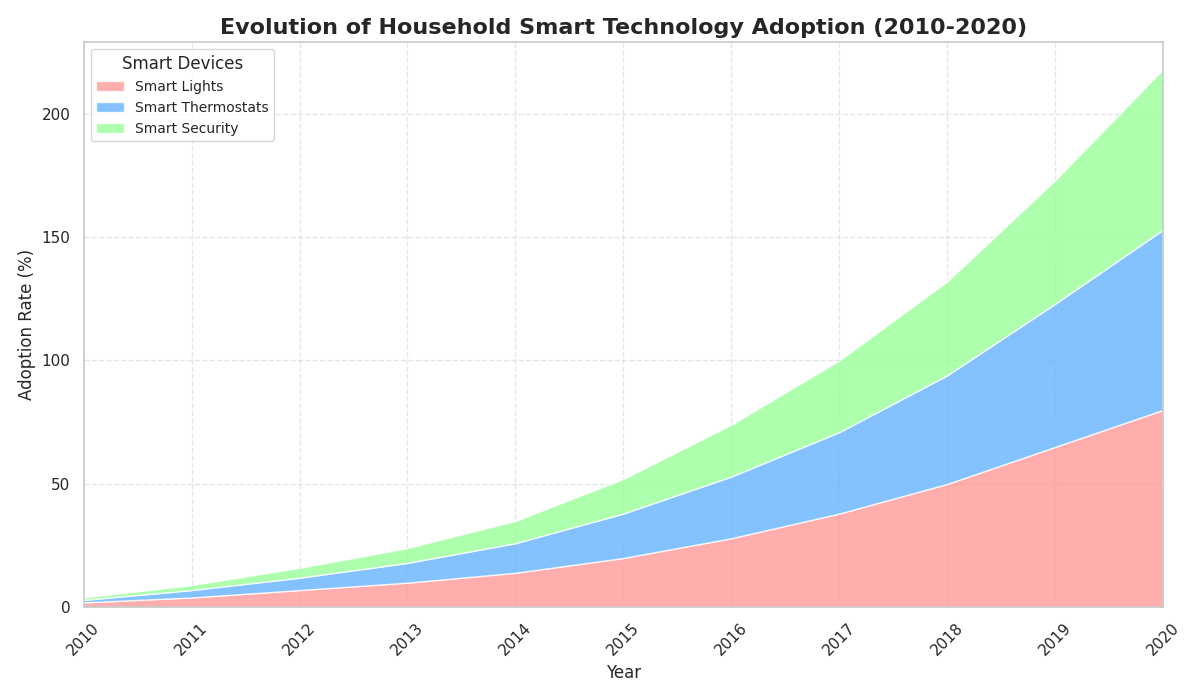

Reproduce this figure in Python.
import matplotlib.pyplot as plt
import numpy as np

devices = ["Smart Lights", "Smart Thermostats", "Smart Security"]
years = np.arange(2010, 2021)

adoption_lights = [2, 4, 7, 10, 14, 20, 28, 38, 50, 65, 80]
adoption_thermostats = [1, 3, 5, 8, 12, 18, 25, 33, 44, 58, 73]
adoption_security = [1, 2, 4, 6, 9, 14, 21, 29, 38, 50, 65]

plt.figure(figsize=(12, 7))

plt.stackplot(years, adoption_lights, adoption_thermostats, adoption_security,
              labels=devices,
              colors=['#FF9999', '#66B3FF', '#99FF99'], alpha=0.8)

plt.title("Evolution of Household Smart Technology Adoption (2010-2020)", fontsize=16, fontweight='bold')
plt.xlabel("Year", fontsize=12)
plt.ylabel("Adoption Rate (%)", fontsize=12)
plt.xlim(years[0], years[-1])
plt.xticks(years, rotation=45)
plt.legend(loc='upper left', fontsize=10, title='Smart Devices')

plt.grid(visible=True, linestyle='--', alpha=0.5)
plt.tight_layout()
plt.show()
